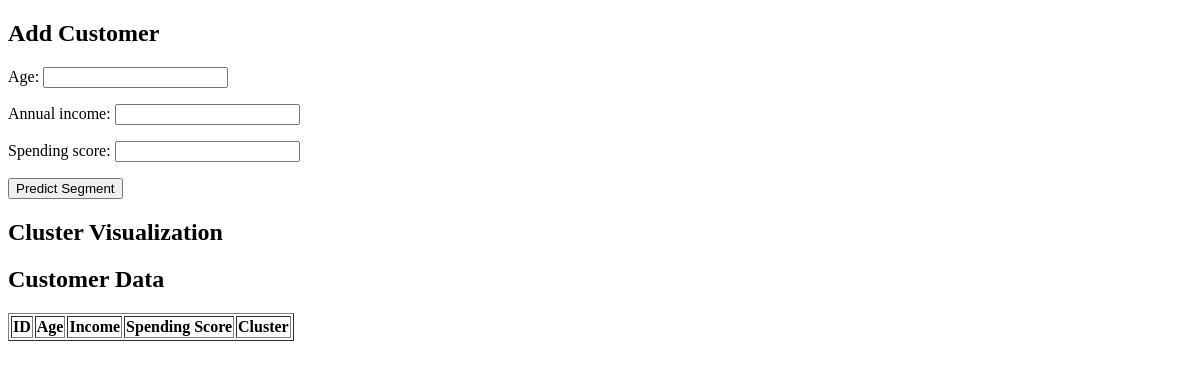
Before: / with the older database file.
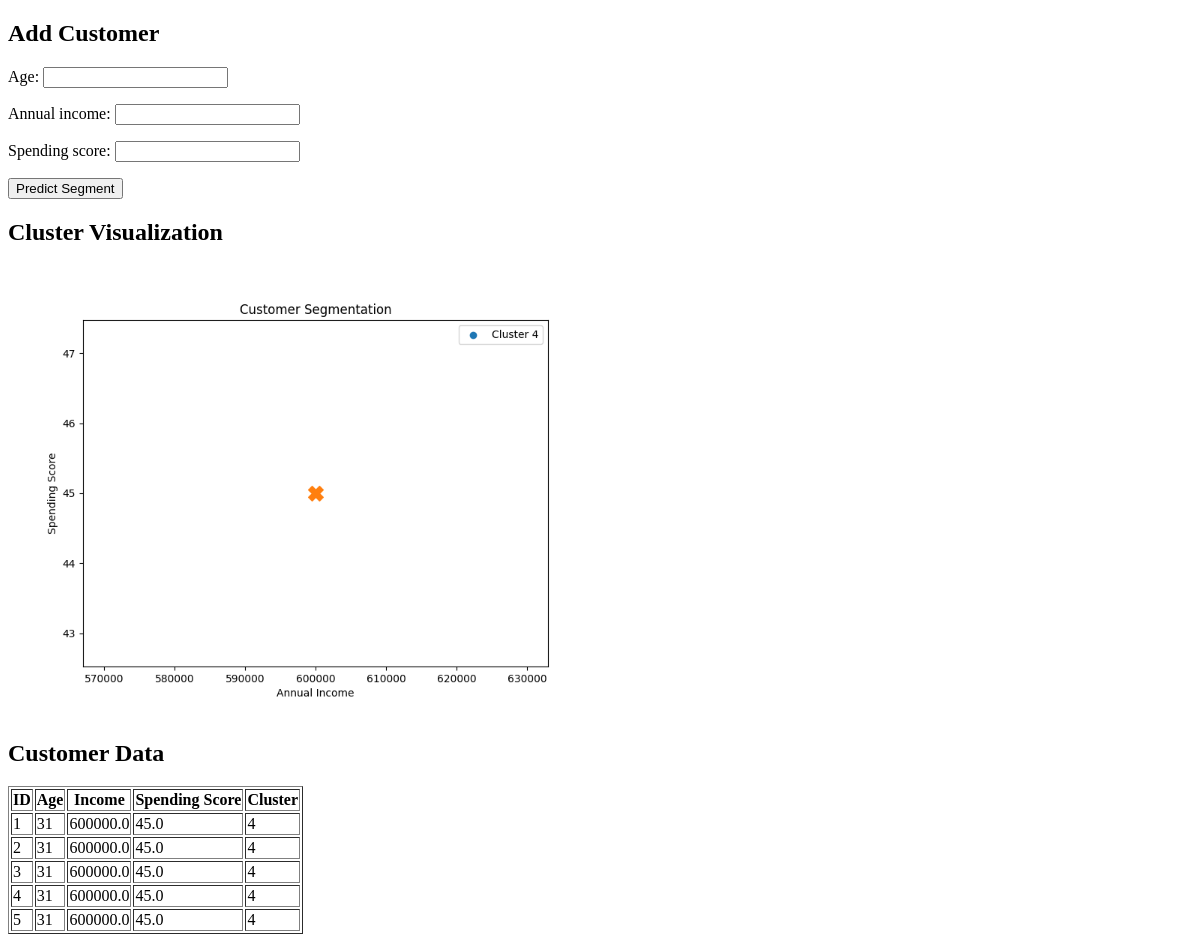
After: the same page with the newer database file.
### segmentation/models.py (models this page shows, shortened)
class Customer(models.Model):
    age = models.IntegerField()
    annual_income = models.FloatField()
    spending_score = models.FloatField()
    cluster = models.IntegerField(null=True, blank=True)

### segmentation/views.py (the view, shortened to what this page needs)
# urls.py: path('', dashboard, name='dashboard'),
def dashboard(request):
    form = CustomerForm()
    customers = Customer.objects.all()
    data = pd.DataFrame(list(customers.values()))
    plot_path = None
    if len(data) > 0:
        plot_path = generate_cluster_plot(data)
    return render(request, "dashboard.html", {
        "form": form,
        "customers": customers,
        "plot_path": plot_path
    })

### segmentation/forms.py
class CustomerForm(forms.ModelForm):
    class Meta:
        model = Customer
        fields = ['age', 'annual_income', 'spending_score']

### segmentation/visualization.py (called while the page is built)
def generate_cluster_plot(data):
    plt.figure(figsize=(8,6))
    clusters = data['cluster'].unique()
    for c in clusters:
        subset = data[data['cluster'] == c]
        plt.scatter(
            subset['annual_income'],
            subset['spending_score'],
            label=f"Cluster {c}"
        )
    latest = data.iloc[-1]
    plt.scatter(
        latest['annual_income'],
        latest['spending_score'],
        marker="X",
        s=200
    )
    plt.xlabel("Annual Income")
    plt.ylabel("Spending Score")
    plt.title("Customer Segmentation")
    plt.legend()
    path = "segmentation/static/cluster_plot.png"
    plt.savefig(path)
    plt.close()
    return path

### segmentation/templates/dashboard.html (shortened to what this page needs)
<!DOCTYPE html>
<html>
<head>
</head>
<body>
<h2>Add Customer</h2>
<form method="POST">
{{ form.as_p }}
<button type="submit">Predict Segment</button>
</form>
<h2>Cluster Visualization</h2>
{% if plot_path %}
<img src="/static/cluster_plot.png" width="600">
{% endif %}
<h2>Customer Data</h2>
<table border="1">
<tr>
<th>ID</th>
<th>Age</th>
<th>Income</th>
<th>Spending Score</th>
<th>Cluster</th>
</tr>
{% for customer in customers %}
<tr>
<td>{{ customer.id }}</td>
<td>{{ customer.age }}</td>
<td>{{ customer.annual_income }}</td>
<td>{{ customer.spending_score }}</td>
<td>{{ customer.cluster }}</td>
</tr>
{% endfor %}
</table>
</body>
</html>

Changed rows visible on the page:
added Customer: id "1", age "31", annual_income "600000.0", spending_score "45.0", cluster "4"
added Customer: id "2", age "31", annual_income "600000.0", spending_score "45.0", cluster "4"
added Customer: id "3", age "31", annual_income "600000.0", spending_score "45.0", cluster "4"
added Customer: id "4", age "31", annual_income "600000.0", spending_score "45.0", cluster "4"
added Customer: id "5", age "31", annual_income "600000.0", spending_score "45.0", cluster "4"
